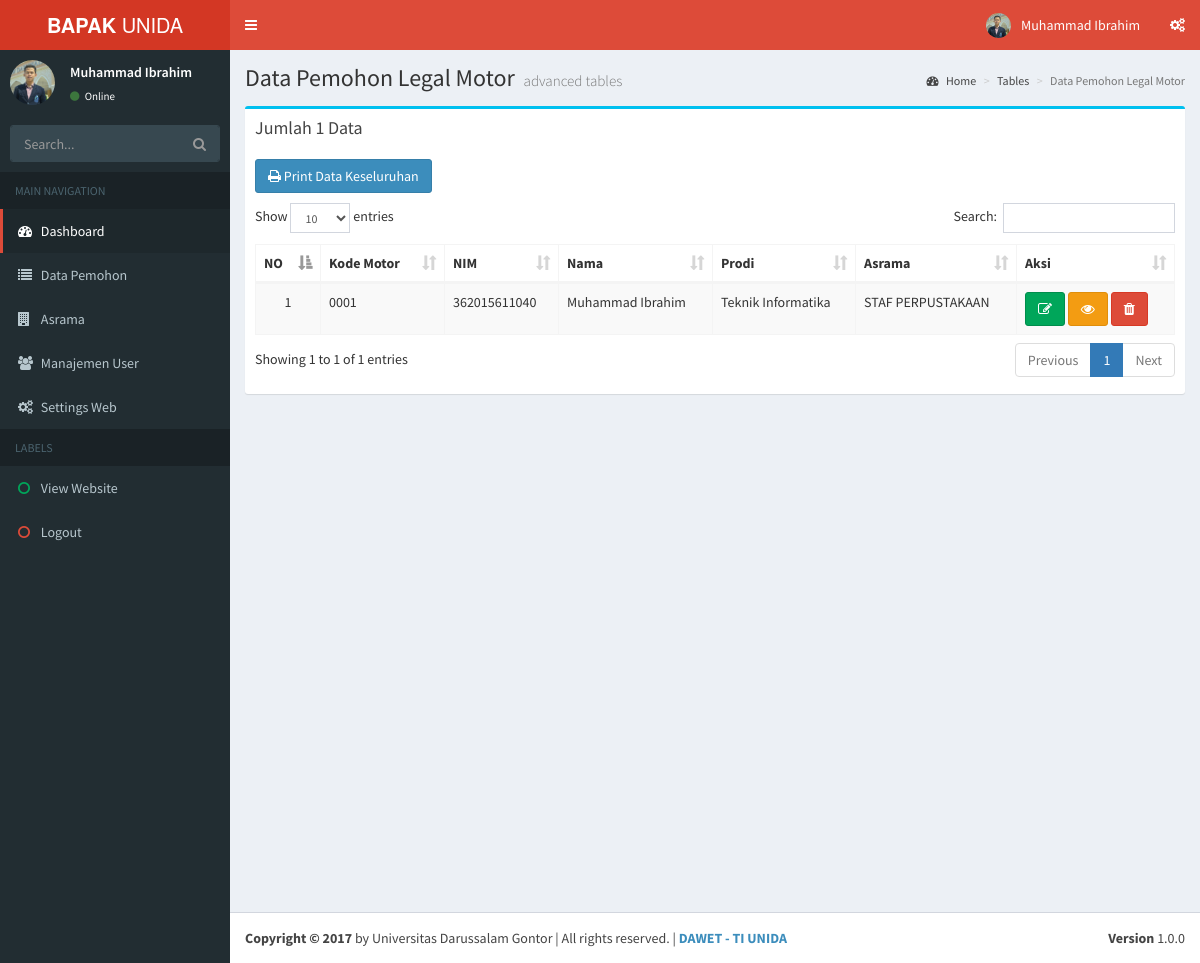
Screenshot of /idaroh/media.php?module=pemohon (signed in) with the database file from the repository.
### tables this page shows
CREATE TABLE `users` (
  `id_user` int(3) unsigned zerofill NOT NULL AUTO_INCREMENT,
  `nama_lengkap` varchar(30) DEFAULT NULL,
  `bagian` varchar(50) DEFAULT NULL,
  `username` varchar(30) DEFAULT NULL,
  `password` varchar(100) DEFAULT NULL,
  `email` varchar(100) DEFAULT NULL,
  `foto` varchar(100) DEFAULT NULL,
  `level` enum('admin','user') DEFAULT 'admin',
  `id_session` varchar(100) DEFAULT NULL,
  PRIMARY KEY (`id_user`)
);

CREATE TABLE `pemohon` (
  `id_pemohon` int(5) NOT NULL AUTO_INCREMENT,
  `kd_motor` varchar(5) DEFAULT NULL,
  `nim` varchar(15) DEFAULT NULL,
  `nama` varchar(50) DEFAULT NULL,
  `id_fak` int(2) DEFAULT NULL,
  `id_prodi` int(2) DEFAULT NULL,
  `semester` varchar(3) DEFAULT NULL,
  `id_asrama` int(3) DEFAULT NULL,
  `kamar` varchar(5) DEFAULT NULL,
  `ttl` varchar(50) DEFAULT NULL,
  `alamat` text,
  `kota` varchar(50) DEFAULT NULL,
  `nohp` varchar(15) DEFAULT NULL,
  `email` varchar(100) DEFAULT NULL,
  `namawali` varchar(50) DEFAULT NULL,
  `ttlwali` varchar(50) DEFAULT NULL,
  `alamatwali` text,
  `kotawali` varchar(50) DEFAULT NULL,
  `nohpwali` varchar(15) DEFAULT NULL,
  `nopol` varchar(15) DEFAULT NULL,
  `merk` varchar(20) DEFAULT NULL,
  `warna` varchar(20) DEFAULT NULL,
  `bbm` varchar(20) DEFAULT NULL,
  `thnbuat` varchar(5) DEFAULT NULL,
  `fizin` varchar(100) DEFAULT NULL,
  `fsim` varchar(100) DEFAULT NULL,
  `fstnk` varchar(100) DEFAULT NULL,
  `fmotor` varchar(100) DEFAULT NULL,
  PRIMARY KEY (`id_pemohon`)
);

CREATE TABLE `prodi` (
  `id_prodi` int(2) unsigned zerofill NOT NULL AUTO_INCREMENT,
  `id_fak` int(2) unsigned zerofill DEFAULT NULL,
  `nama_prodi` varchar(60) DEFAULT NULL,
  PRIMARY KEY (`id_prodi`)
);

CREATE TABLE `asrama` (
  `id_asrama` int(3) NOT NULL AUTO_INCREMENT,
  `asrama` varchar(100) DEFAULT NULL,
  PRIMARY KEY (`id_asrama`)
);

### idaroh/media.php (the view, shortened to what this page needs)
<?php
if (empty($_SESSION['namauser']) AND empty($_SESSION['passuser'])){
  echo "<link href=\"css/style_login.css\" rel=\"stylesheet\" type=\"text/css\" />
        <div id=\"login\"><h1 class=\"fail\">Untuk mengakses modul, Anda harus login dulu.</h1>
        <p class=\"fail\"><a href=\"index.php\">LOGIN</a></p></div>";
}
else{
?>
<!DOCTYPE html>
<html>
<head>
  <link rel="stylesheet" href="../bootstrap/css/bootstrap.min.css">
  <link rel="stylesheet" href="https://cdnjs.cloudflare.com/ajax/libs/font-awesome/4.5.0/css/font-awesome.min.css">
  <link rel="stylesheet" href="https://cdnjs.cloudflare.com/ajax/libs/ionicons/2.0.1/css/ionicons.min.css">
  <link rel="stylesheet" href="../dist/css/AdminLTE.min.css">
  <link rel="stylesheet" href="../dist/css/skins/_all-skins.min.css">
  <link rel="stylesheet" href="../plugins/datatables/dataTables.bootstrap.css">
</head>
<body class="hold-transition skin-red sidebar-mini">
<div class="wrapper">
  <header class="main-header">
    <a href="?module=dashboard" class="logo">
      <span class="logo-lg"><b>BAPAK</b> UNIDA Gontor</span>
    </a>
    <nav class="navbar navbar-static-top">
      <a href="#" class="sidebar-toggle" data-toggle="offcanvas" role="button">
      </a>
      <div class="navbar-custom-menu">
        <ul class="nav navbar-nav">
          <li class="dropdown user user-menu">
            <a href="#" class="dropdown-toggle" data-toggle="dropdown">
              <?php
               include "../config/koneksi.php";
               $tampil = mysqli_query($konek, "SELECT * FROM users WHERE username='$_SESSION[namauser]'");
               $r      = mysqli_fetch_array($tampil);
               ?>
              <img src="../dist/img/<?php echo $r['foto'];?>" class="user-image" alt="User Image">
              <span class="hidden-xs"><?php echo $r['nama_lengkap']; ?></span>
            </a>
          </li>
          <li>
            <a href="#" data-toggle="control-sidebar"><i class="fa fa-gears"></i></a>
          </li>
        </ul>
      </div>
    </nav>
  </header>
  <aside class="main-sidebar">
    <section class="sidebar">
      <?php
        include "sidebar.php";
      ?>
    </section>
  </aside>
  <div class="content-wrapper">
    <?php
        include "content.php";
      ?>
  </div>
  <footer class="main-footer">
    <div class="pull-right hidden-xs">
      <b>Version</b> 1.0.0
    </div>
    <strong>Copyright &copy; 2017</strong> by Universitas Darussalam Gontor | All rights
    reserved. | <a href="http://dawet.org"><strong>DAWET - TI UNIDA</strong></a>
  </footer>
</div>
</body>
</html>
<?php
}
?>

### idaroh/sidebar.php (shortened to what this page needs)
<?php
if (empty($_SESSION['namauser']) AND empty($_SESSION['passuser'])){
  echo "<link href=\"css/style_login.css\" rel=\"stylesheet\" type=\"text/css\" />
        <div id=\"login\"><h1 class=\"fail\">Untuk mengakses modul, Anda harus login dulu.</h1>
        <p class=\"fail\"><a href=\"index.php\">LOGIN</a></p></div>";
}
else{
  include "../config/koneksi.php";
  $d     = mysqli_fetch_array(mysqli_query($konek, "SELECT * FROM identitas"));
  $tampil = mysqli_query($konek, "SELECT * FROM users WHERE username='$_SESSION[namauser]'");
  $r      = mysqli_fetch_array($tampil);
?>
<div class="user-panel">
  <div class="pull-left image">
    <img src="../dist/img/<?php echo $r['foto'];?>" class="img-circle" alt="User Image">
  </div>
  <div class="pull-left info">
    <p><?php echo $r['nama_lengkap']; ?></p>
      <a href="#"><i class="fa fa-circle text-success"></i> Online</a>
  </div>
</div>
      <form action="#" method="get" class="sidebar-form">
        <div class="input-group">
          <input type="text" name="q" class="form-control" placeholder="Search...">
              <span class="input-group-btn">
                <button type="submit" name="search" id="search-btn" class="btn btn-flat"><i class="fa fa-search"></i>
                </button>
              </span>
        </div>
      </form>
      <ul class="sidebar-menu">
        <li class="header">MAIN NAVIGATION</li>
        <li class="active treeview">
          <a href="?module=dashboard">
            <i class="fa fa-dashboard"></i> <span>Dashboard</span>
          </a>
        </li>
        <li class="treeview">
          <a href="?module=pemohon">
            <i class="fa fa-list"></i> <span>Data Pemohon</span>
          </a>
        </li>
        <li class="treeview">
          <a href="?module=asrama">
            <i class="fa fa-building"></i> <span>Asrama</span>
          </a>
        </li>
        <li class="treeview">
          <a href="?module=user">
            <i class="fa fa-users"></i> <span>Manajemen User</span>
          </a>
        </li>
        <li class="treeview">
          <a href="?module=identitas">
            <i class="fa fa-gears"></i> <span>Settings Web</span>
          </a>
        </li>
        <li class="header">LABELS</li>
        <li><a href="<?php echo"$d[alamat_website]";?>" target="blank"><i class="fa fa-circle-o text-green"></i> <span>View Website</span></a></li>
        <li><a href="logout.php"><i class="fa fa-circle-o text-red"></i> <span>Logout</span></a></li>
      </ul>
<?php
}
?>

### idaroh/modules/mod_pemohon/pemohon.php (shortened to what this page needs)
<?php
if (empty($_SESSION['namauser']) AND empty($_SESSION['passuser'])){
  echo "<link href=\"css/style_login.css\" rel=\"stylesheet\" type=\"text/css\" />
        <div id=\"login\"><h1 class=\"fail\">Untuk mengakses modul, Anda harus login dulu.</h1>
        <p class=\"fail\"><a href=\"index.php\">LOGIN</a></p></div>";
}
else{
  $aksi = "modules/mod_pemohon/aksi.php";
  $view = "modules/mod_laporan/cetak_form.php";
  $act = isset($_GET['act']) ? $_GET['act'] : '';
?>
    <section class="content-header">
      <h1>
        Data Pemohon Legal Motor
        <small>advanced tables</small>
      </h1>
      <ol class="breadcrumb">
        <li><a href="?module=pemohon"><i class="fa fa-dashboard"></i> Home</a></li>
        <li><a href="#">Tables</a></li>
        <li class="active">Data Pemohon Legal Motor</li>
      </ol>
    </section>
<?php
  switch($act){
    default:
    $query  = "SELECT * FROM pemohon a, asrama b, prodi c
               WHERE a.id_asrama=b.id_asrama AND a.id_prodi=c.id_prodi
               ORDER BY a.id_pemohon";
    $tampil = mysqli_query($konek, $query);
?>
    <section class="content">
      <div class="box box-info">
        <div class="box-header">
          <h3 class="box-title">Jumlah <?php echo mysqli_num_rows($tampil); ?> Data</h3>
        </div>
        <div class="box-body">
          <?php
            if (isset($_SESSION['namauser'])):
          ?>
            <a href="modules/mod_laporan/cetak_laporan.php" target="_blank" style="margin-bottom: 10px;" class="btn btn-md btn-primary"> <i class="fa fa-print"></i> Print Data Keseluruhan</a>
          <?php endif; ?>
          <div class="table-responsive">
            <table id="example1" class="table table-bordered table-striped table-hover">
              <thead>
                <tr>
                  <th>NO</th>
                  <th>Kode Motor</th>
                  <th>NIM</th>
                  <th>Nama</th>
                  <th>Prodi</th>
                  <th>Asrama</th>
                  <th>Aksi</th>
                </tr>
              </thead>
              <tbody>
                <?php
                $no = 1;
                while ($r=mysqli_fetch_array($tampil)){
                ?>
                <tr>
                  <td align="center"><?php echo $no; ?></td>
                  <td><?php echo $r['kd_motor']?></td>
                  <td><?php echo $r['nim']?></td>
                  <td><?php echo $r['nama']?></td>
                  <td><?php echo $r['nama_prodi']?></td>
                  <td><?php echo $r['asrama']?></td>
                  <td>
                    <a class="btn btn-success" href="?module=pemohon&act=editpemohon&id=<?php echo $r['id_pemohon']; ?>" title="Edit"><i class="fa fa-edit"></i></a>
                    <a class="btn btn-warning" <?php echo "href=\"$view?module=laporan&act=view&nim=$r[nim]\""; ?> title="view" target="_blank" ><i class="fa fa-eye"></i></a>
                    <a class="btn btn-danger" onclick="return confirm('Apakah anda yakin akan menghapus data ini?')" <?php echo "href=\"$aksi?module=pemohon&act=delete&id=$r[id_pemohon]\""; ?> title="Delete"><i class="fa fa-trash"></i></a>
                  </td>
                </tr>
                <?php
                  $no++;
                }
                ?>
              </tbody>
            </table>
          </div>
        </div>
      </div>
    </section>
    <?php
      break;
    ?>
    <?php
  }
}
?>

### rows the page displays
users: foto (picture), nama_lengkap "Muhammad Ibrahim"
pemohon: kd_motor "0001", nim "362015611040", nama "Muhammad Ibrahim", id_prodi.nama_prodi "Teknik Informatika", id_asrama.asrama "STAF PERPUSTAKAAN"

### other values shown
mysqli_num_rows($tampil) "1"
